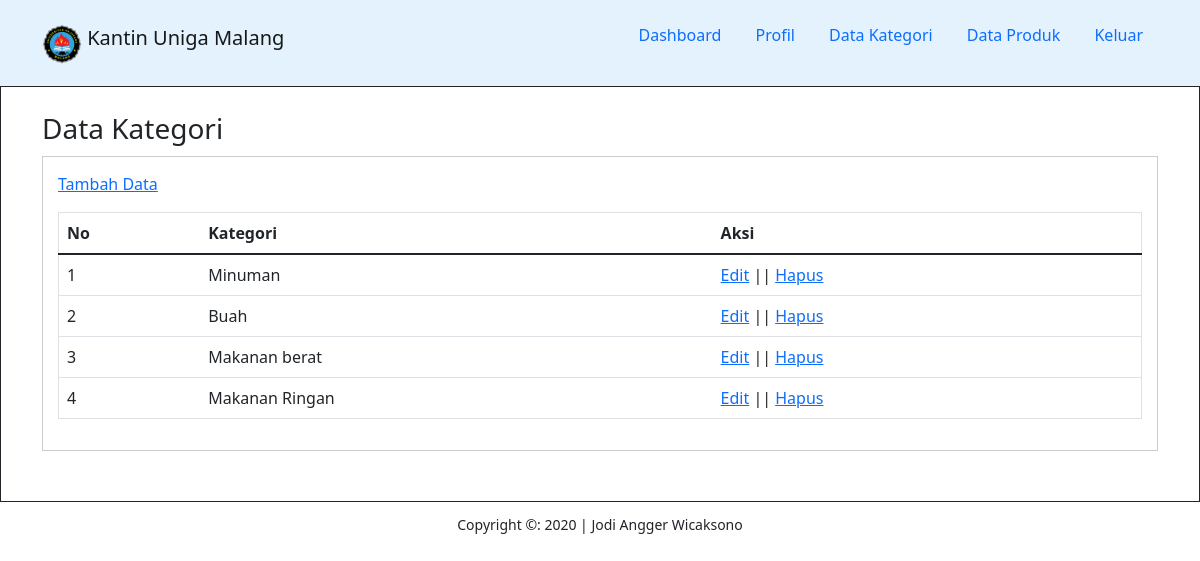
/data-kategori.php (signed in), run on the app's committed database.
### tables this page shows
CREATE TABLE `tb_category` (
  `category_id` int(11) NOT NULL,
  `category_name` varchar(25) NOT NULL
);

### data-kategori.php (the view, shortened to what this page needs)
<?php
  include 'db.php';
?>
<!doctype html>
<html lang="en">
  <head>
    <link href="https://cdn.jsdelivr.net/npm/bootstrap@5.1.3/dist/css/bootstrap.min.css" rel="stylesheet">
    <link rel="stylesheet" type="text/css" href="css/style.css">
  </head>
  <body>
      <header>
        <nav class="navbar navbar-light" style="background-color: #e3f2fd;">
        <div class="container">
          <a class="navbar-brand" href="dashboard.php">
          <img src="logo-uniga.png" alt="" width="40" height="40" class="d-inline-block align-text-top">
          Kantin Uniga Malang
          </a>
          <ul>
            <li><a href="dashboard.php">Dashboard</a></li>
            <li><a href="profil.php">Profil</a></li>
            <li><a href="data-kategori.php">Data Kategori</a></li>
            <li><a href="data-produk.php">Data Produk</a></li>
            <li><a href="keluar.php">Keluar</a></li>
          </ul>
        </div>
        </nav>
      </header>
      <div class="section">
        <div class="container">
          <h3>Data Kategori</h3>
          <div class="box">
            <p><a href="tambah-kategori.php">Tambah Data</a></p>
            <table border="1" cellspacing="0" class="table">
              <thead>
                <tr>
                  <th>No</th>
                  <th>Kategori</th>
                  <th>Aksi</th>
                </tr>
              </thead>
              <tbody>
                <?php
                  $no = 1;
                  $kategori = mysqli_query($conn, "SELECT * FROM tb_category ORDER BY category_id DESC");
                  while ($row = mysqli_fetch_array($kategori)){
                ?>
                <tr>
                  <td><?php echo $no++ ?></td>
                  <td><?php echo $row['category_name'] ?></td>
                  <td>
                    <a href="edit-kategori.php?id=<?php echo $row['category_id'] ?>">Edit</a> || <a href="proses-hapus.php?idk=<?php echo $row['category_id'] ?>" onclick="return confirm('hapus data?')">Hapus</a>
                  </td>
                </tr>
              <?php } ?>
              </tbody>
            </table>
          </div>
        </div>
      </div>
        <footer>
          <div class="container">
            <small>Copyright &copy: 2020 | Jodi Angger Wicaksono</small>
          </div>
        </footer>
  </body>
</html>

### CSS/style.css (style rules this page uses)
header { background-color: darkred; }
header ul li { display: inline-block; }
header ul li a { padding: 15px; text-decoration: none; display: inline-block; }
.section { padding: 25px 0; border: 1px solid; }
.box { background-color: #fff; border: 1px solid #ccc; padding: 15px; box-sizing: border-box; margin: 10px 0 25px 0; }
footer { padding: 10px 0; text-align: center; }

### data on the page
tb_category: category_name "Minuman"
tb_category: category_name "Buah"
tb_category: category_name "Makanan berat"
tb_category: category_name "Makanan Ringan"
